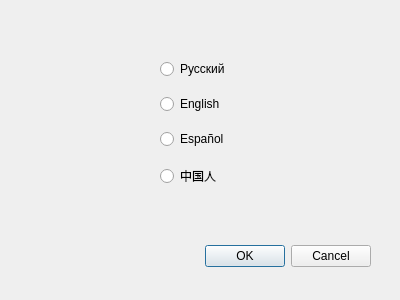
<?xml version="1.0" encoding="UTF-8"?>
<ui version="4.0">
 <class>Dialog</class>
 <widget class="QDialog" name="Dialog">
  <property name="geometry">
   <rect>
    <x>0</x>
    <y>0</y>
    <width>400</width>
    <height>300</height>
   </rect>
  </property>
  <property name="windowTitle">
   <string>Dialog</string>
  </property>
  <widget class="QDialogButtonBox" name="buttonBox">
   <property name="geometry">
    <rect>
     <x>30</x>
     <y>240</y>
     <width>341</width>
     <height>32</height>
    </rect>
   </property>
   <property name="orientation">
    <enum>Qt::Horizontal</enum>
   </property>
   <property name="standardButtons">
    <set>QDialogButtonBox::Cancel|QDialogButtonBox::Ok</set>
   </property>
  </widget>
  <widget class="QWidget" name="">
   <property name="geometry">
    <rect>
     <x>160</x>
     <y>50</y>
     <width>81</width>
     <height>151</height>
    </rect>
   </property>
   <layout class="QVBoxLayout" name="verticalLayout">
    <item>
     <widget class="QRadioButton" name="ru">
      <property name="cursor">
       <cursorShape>PointingHandCursor</cursorShape>
      </property>
      <property name="text">
       <string>Русский</string>
      </property>
     </widget>
    </item>
    <item>
     <widget class="QRadioButton" name="en">
      <property name="cursor">
       <cursorShape>PointingHandCursor</cursorShape>
      </property>
      <property name="text">
       <string>English</string>
      </property>
     </widget>
    </item>
    <item>
     <widget class="QRadioButton" name="sp">
      <property name="cursor">
       <cursorShape>PointingHandCursor</cursorShape>
      </property>
      <property name="text">
       <string>Español</string>
      </property>
     </widget>
    </item>
    <item>
     <widget class="QRadioButton" name="ch">
      <property name="cursor">
       <cursorShape>PointingHandCursor</cursorShape>
      </property>
      <property name="text">
       <string>中国人</string>
      </property>
     </widget>
    </item>
   </layout>
  </widget>
 </widget>
 <resources/>
 <connections>
  <connection>
   <sender>buttonBox</sender>
   <signal>accepted()</signal>
   <receiver>Dialog</receiver>
   <slot>accept()</slot>
   <hints>
    <hint type="sourcelabel">
     <x>248</x>
     <y>254</y>
    </hint>
    <hint type="destinationlabel">
     <x>157</x>
     <y>274</y>
    </hint>
   </hints>
  </connection>
  <connection>
   <sender>buttonBox</sender>
   <signal>rejected()</signal>
   <receiver>Dialog</receiver>
   <slot>reject()</slot>
   <hints>
    <hint type="sourcelabel">
     <x>316</x>
     <y>260</y>
    </hint>
    <hint type="destinationlabel">
     <x>286</x>
     <y>274</y>
    </hint>
   </hints>
  </connection>
 </connections>
</ui>
